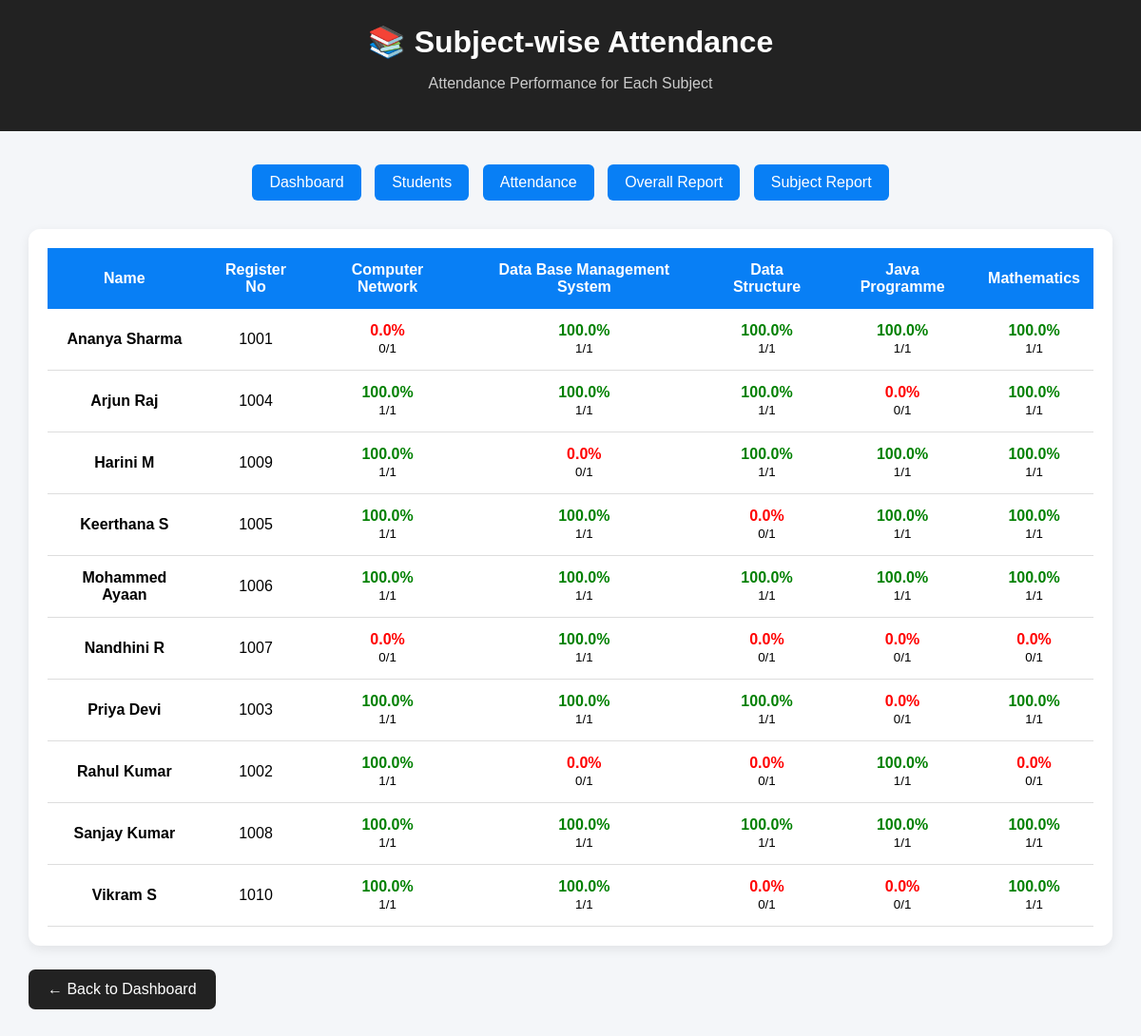
The app's page /subject_report (signed in) with its own data.
### tables this page shows
CREATE TABLE subjects (
            id INTEGER PRIMARY KEY AUTOINCREMENT,
            subject_name TEXT NOT NULL,
            subject_code TEXT UNIQUE NOT NULL
        );

CREATE TABLE students (
            id INTEGER PRIMARY KEY AUTOINCREMENT,
            name TEXT NOT NULL,
            reg_no TEXT UNIQUE NOT NULL,
            student_class TEXT NOT NULL,
            department TEXT DEFAULT 'CSE',
            year INTEGER DEFAULT 1
        );

### app.py (the view)
@app.route("/subject_report")
@role_required("admin", "faculty")
def subject_report():
    conn = get_db()
    subjects = conn.execute("""
        SELECT *
        FROM subjects
        ORDER BY subject_name
    """).fetchall()
    students = conn.execute("""
        SELECT *
        FROM students
        ORDER BY name
    """).fetchall()
    report_data = []
    for student in students:
        student_data = {
            "name":
                student["name"],
            "reg_no":
                student["reg_no"],
            "subjects": []
        }
        for subject in subjects:
            result = conn.execute("""
                SELECT

                    COUNT(*) AS total,

                    SUM(
                        CASE
                            WHEN status = 'Present'
                            THEN 1
                            ELSE 0
                        END
                    ) AS present

                FROM attendance

                WHERE register_no = ?

                AND subject_id = ?

            """, (
                student["reg_no"],
                subject["id"]
            )).fetchone()
            total = result["total"] or 0
            present = result["present"] or 0
            if total > 0:
                percentage = round(
                    (present / total) * 100,
                    2
                )
            else:
                percentage = 0
            student_data["subjects"].append({
                "name":
                    subject["subject_name"],
                "present":
                    present,
                "total":
                    total,
                "percentage":
                    percentage
            })
        report_data.append(
            student_data
        )
    conn.close()
    return render_template(
        "subject_report.html",
        report=report_data,
        subjects=subjects
    )

### app.py (called while the page is built, shortened)
def get_db():
    conn = sqlite3.connect(DATABASE)
    conn.row_factory = sqlite3.Row
    conn.execute("PRAGMA foreign_keys = ON")
    return conn

def role_required(*allowed_roles):
    def decorator(function):
        @wraps(function)
        def wrapper(*args, **kwargs):
            if not session.get("logged_in"):
                return redirect("/login")
            return function(*args, **kwargs)
        return wrapper
    return decorator

### templates/subject_report.html (shortened to what this page needs)
<!DOCTYPE html>
<html>
<head>
</head>
<body>
<div class="header">
    <h1>📚 Subject-wise Attendance</h1>
    <p>
        Attendance Performance for Each Subject
    </p>
</div>
<div class="container">
    <div class="navigation">
        <a href="/dashboard">
            Dashboard
        </a>
        <a href="/student">
            Students
        </a>
        <a href="/attendance">
            Attendance
        </a>
        <a href="/report">
            Overall Report
        </a>
        <a href="/subject_report">
            Subject Report
        </a>
    </div>
    <div class="table-box">
        <table>
            <thead>
                <tr>
                    <th>Name</th>
                    <th>Register No</th>
                    {% for subject in subjects %}
                    <th>
                        {{ subject.subject_name }}
                    </th>
                    {% endfor %}
                </tr>
            </thead>
            <tbody>
                {% for student in report %}
                <tr>
                    <td>
                        <strong>{{ student.name }}</strong>
                    </td>
                    <td>
                        {{ student.reg_no }}
                    </td>
                    {% for subject in student.subjects %}
                    <td>
                        {% if subject.total > 0 %}
                            {% if subject.percentage >= 75 %}
                                <span class="good">
                                    {{ subject.percentage }}%
                                </span>
                            {% elif subject.percentage >= 50 %}
                                <span class="medium">
                                    {{ subject.percentage }}%
                                </span>
                            {% else %}
                                <span class="poor">
                                    {{ subject.percentage }}%
                                </span>
                            {% endif %}
                            <br>
                            <small>
                                {{ subject.present }}/{{ subject.total }}
                            </small>
                        {% else %}
                            <span class="no-data">
                                No Data
                            </span>
                        {% endif %}
                    </td>
                    {% endfor %}
                </tr>
                {% endfor %}
            </tbody>
        </table>
    </div>
    <a href="/dashboard" class="back">
        ← Back to Dashboard
    </a>
</div>
</body>
</html>

### templates/subject_report.html (style rules this page uses)
* { box-sizing: border-box; }
body { margin: 0; font-family: Arial, sans-serif; background: #f4f6f9; }
.header { background: #222; color: white; padding: 25px; text-align: center; }
.header h1 { margin: 0; }
.header p { color: #ccc; }
.container { width: 95%; max-width: 1300px; margin: 30px auto; }
.navigation { text-align: center; margin-bottom: 25px; }
.navigation a { display: inline-block; background: #087ff5; color: white; text-decoration: none; padding: 10px 18px; margin: 5px; border-radius: 6px; }
.table-box { background: white; padding: 20px; border-radius: 12px; box-shadow: 0 4px 12px rgba(0,0,0,0.08); overflow-x: auto; }
table { width: 100%; border-collapse: collapse; }
th { background: #087ff5; color: white; padding: 14px; text-align: center; }
td { padding: 14px; text-align: center; border-bottom: 1px solid #ddd; }
.good { color: green; font-weight: bold; }
.poor { color: red; font-weight: bold; }
.back { display: inline-block; margin-top: 25px; padding: 12px 20px; background: #222; color: white; text-decoration: none; border-radius: 7px; }

### records on screen
subjects: subject_name "Computer Network", percentage "0.0", present "0", total "1", percentage "100.0", present "1"
subjects: subject_name "Data Base Management System", percentage "100.0", present "1", total "1", percentage "0.0", present "0"
subjects: subject_name "Data Structure", percentage "100.0", present "1", total "1", percentage "0.0", present "0"
subjects: subject_name "Java Programme", percentage "100.0", present "1", total "1", percentage "0.0", present "0"
subjects: subject_name "Mathematics", percentage "100.0", present "1", total "1", percentage "0.0", present "0"
students: name "Ananya Sharma", reg_no "1001"
students: name "Arjun Raj", reg_no "1004"
students: name "Harini M", reg_no "1009"
students: name "Keerthana S", reg_no "1005"
students: name "Mohammed Ayaan", reg_no "1006"
students: name "Nandhini R", reg_no "1007"
students: name "Priya Devi", reg_no "1003"
students: name "Rahul Kumar", reg_no "1002"
students: name "Sanjay Kumar", reg_no "1008"
students: name "Vikram S", reg_no "1010"
